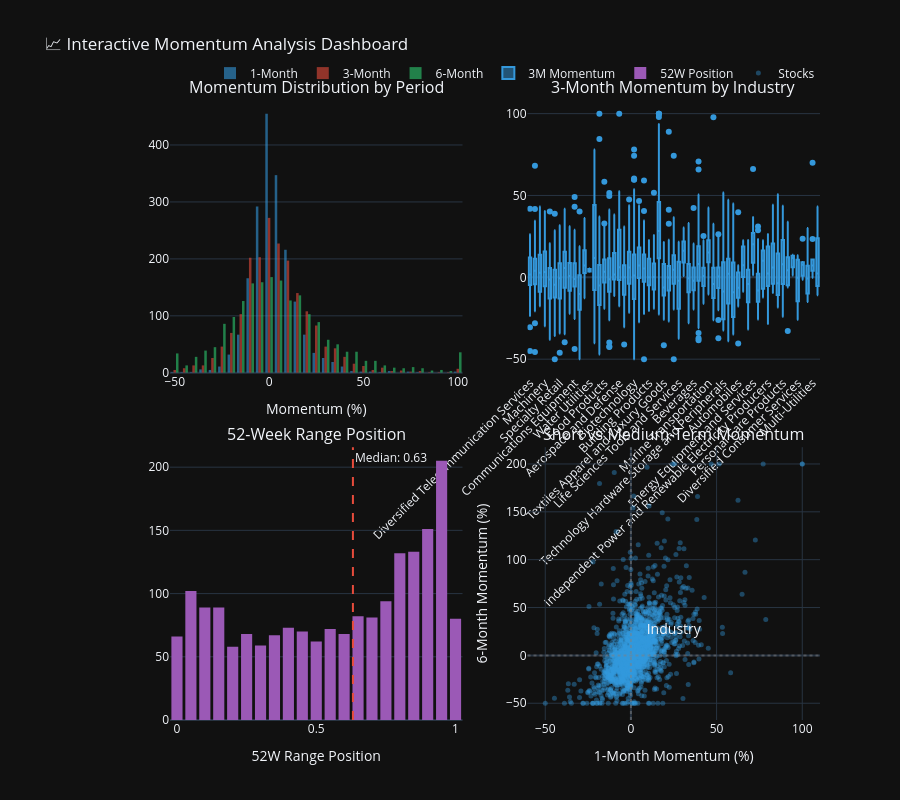

The notebook cell saved with this chart:
### Markdown cell above
### 3.2 Momentum & Technical
Applying Kalman filters to smooth momentum signals and visualizing multi-period momentum patterns.

### Code cell
df_kalman = kalman_momentum_filter(df, momentum_cols=['price_momentum_1y', 'price_momentum_3m'])
momentum_results = bayesian_category_analysis(df, 'Momentum & Technical', FEATURE_CATEGORIES['Momentum & Technical'])
create_interactive_momentum_dashboard(df).show()

### Figure 1 — Plotly figure (JSON) as saved in the notebook; plotly's stock layout.template omitted (floating-point values rounded to 4 significant figures; data arrays with more than 128 entries replaced by an {"elided": "..."} marker saying what was removed)
{"data": [{"marker": {"color": "#3498db"}, "name": "1-Month", "nbinsx": 50, "opacity": 0.6, "x": {"elided": "1899 float values"}, "type": "histogram", "xaxis": "x", "yaxis": "y"}, {"marker": {"color": "#e74c3c"}, "name": "3-Month", "nbinsx": 50, "opacity": 0.6, "x": {"elided": "1897 float values"}, "type": "histogram", "xaxis": "x", "yaxis": "y"}, {"marker": {"color": "#2ecc71"}, "name": "6-Month", "nbinsx": 50, "opacity": 0.6, "x": {"elided": "1890 float values"}, "type": "histogram", "xaxis": "x", "yaxis": "y"}, {"boxpoints": "outliers", "marker": {"color": "#3498db"}, "name": "3M Momentum", "x": {"elided": "1897 str values"}, "y": {"elided": "1897 float values"}, "type": "box", "xaxis": "x2", "yaxis": "y2"}, {"hovertemplate": "Position: %{x:.2f}<br>Count: %{y}<extra></extra>", "marker": {"color": "#9b59b6"}, "name": "52W Position", "nbinsx": 30, "x": {"elided": "1901 float values"}, "type": "histogram", "xaxis": "x3", "yaxis": "y3"}, {"customdata": {"elided": "1889x2 str values"}, "hovertemplate": "<b>%{text}</b><br>%{customdata[0]}<br>Industry: %{customdata[1]}<br>1M: %{x:.1f}%<br>6M: %{y:.1f}%<extra></extra>", "marker": {"color": "#3498db", "opacity": 0.4, "size": 5}, "mode": "markers", "name": "Stocks", "text": {"elided": "1889 str values"}, "x": {"elided": "1889 float values"}, "y": {"elided": "1889 float values"}, "type": "scatter", "xaxis": "x4", "yaxis": "y4"}], "layout": {"xaxis": {"anchor": "y", "domain": [0.0, 0.45], "title": {"text": "Momentum (%)"}}, "yaxis": {"anchor": "x", "domain": [0.56, 1.0]}, "xaxis2": {"anchor": "y2", "domain": [0.55, 1.0], "title": {"text": "Industry"}, "tickangle": -45}, "yaxis2": {"anchor": "x2", "domain": [0.56, 1.0]}, "xaxis3": {"anchor": "y3", "domain": [0.0, 0.45], "title": {"text": "52W Range Position"}}, "yaxis3": {"anchor": "x3", "domain": [0.0, 0.44]}, "xaxis4": {"anchor": "y4", "domain": [0.55, 1.0], "title": {"text": "1-Month Momentum (%)"}}, "yaxis4": {"anchor": "x4", "domain": [0.0, 0.44], "title": {"text": "6-Month Momentum (%)"}}, "annotations": [{"font": {"size": 16}, "showarrow": false, "text": "Momentum Distribution by Period", "x": 0.225, "xanchor": "center", "xref": "paper", "y": 1.0, "yanchor": "bottom", "yref": "paper"}, {"font": {"size": 16}, "showarrow": false, "text": "3-Month Momentum by Industry", "x": 0.775, "xanchor": "center", "xref": "paper", "y": 1.0, "yanchor": "bottom", "yref": "paper"}, {"font": {"size": 16}, "showarrow": false, "text": "52-Week Range Position", "x": 0.225, "xanchor": "center", "xref": "paper", "y": 0.44, "yanchor": "bottom", "yref": "paper"}, {"font": {"size": 16}, "showarrow": false, "text": "Short vs Medium-Term Momentum", "x": 0.775, "xanchor": "center", "xref": "paper", "y": 0.44, "yanchor": "bottom", "yref": "paper"}, {"showarrow": false, "text": "Median: 0.63", "x": 0.6316, "xanchor": "left", "xref": "x3", "y": 1, "yanchor": "top", "yref": "y3 domain"}], "shapes": [{"line": {"color": "#e74c3c", "dash": "dash"}, "type": "line", "x0": 0.6316, "x1": 0.6316, "xref": "x3", "y0": 0, "y1": 1, "yref": "y3 domain"}, {"line": {"color": "gray", "dash": "dot"}, "opacity": 0.5, "type": "line", "x0": 0, "x1": 1, "xref": "x4 domain", "y0": 0, "y1": 0, "yref": "y4"}, {"line": {"color": "gray", "dash": "dot"}, "opacity": 0.5, "type": "line", "x0": 0, "x1": 0, "xref": "x4", "y0": 0, "y1": 1, "yref": "y4 domain"}], "title": {"text": "📈 Interactive Momentum Analysis Dashboard"}, "legend": {"orientation": "h", "yanchor": "bottom", "y": 1.02, "xanchor": "right", "x": 1}, "height": 800, "showlegend": true}}
